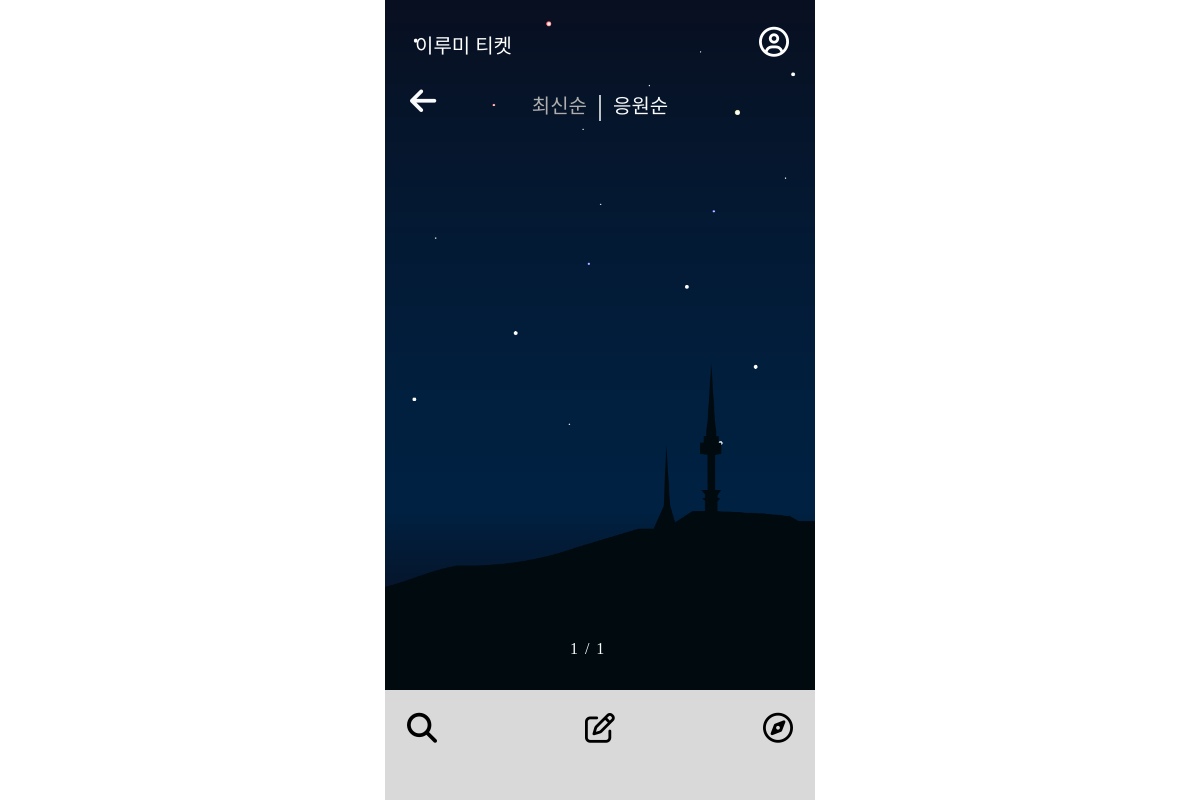
The page /ticketlistpop/ on the database as committed earlier.
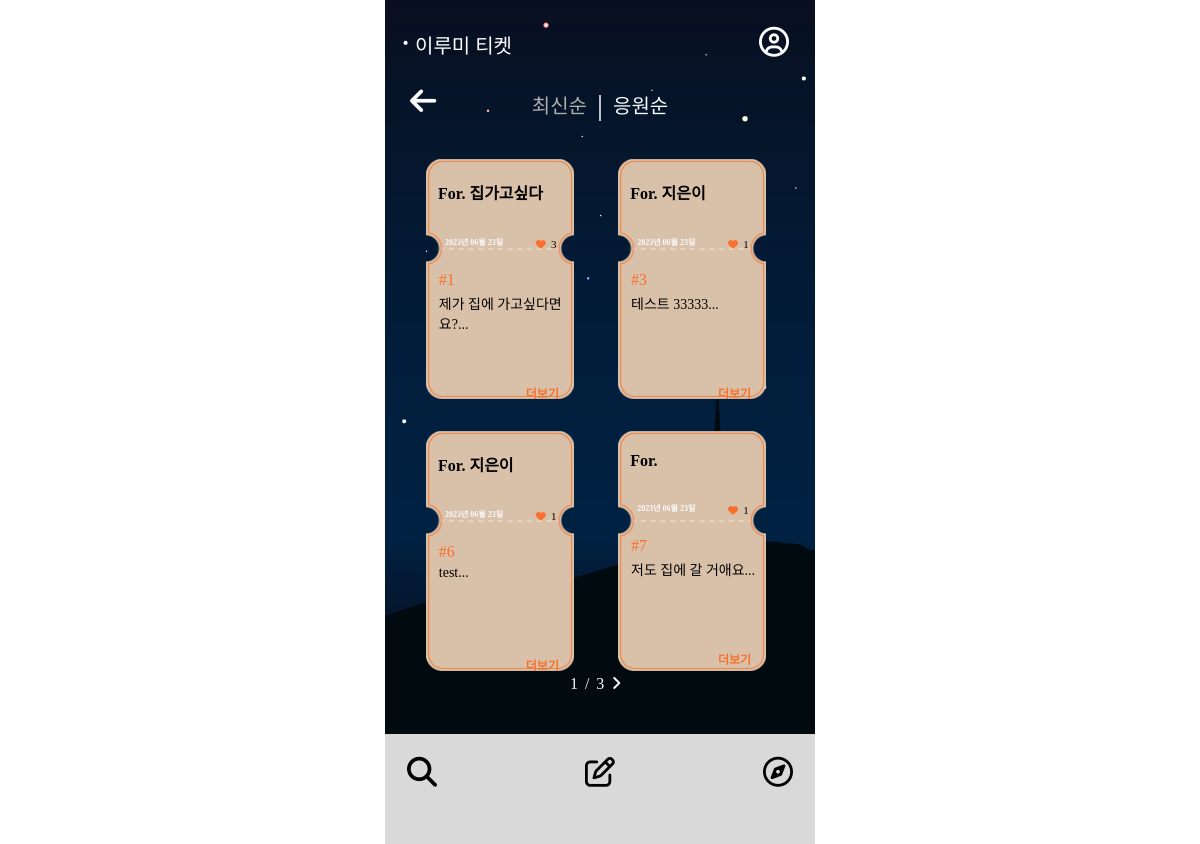
The same page on the database as committed later.
### mainpage/models.py (models this page shows, shortened)
class Ticket(models.Model):
    writer = models.ForeignKey(User, null=False, blank=False, on_delete=models.CASCADE)
    pub_date = models.DateTimeField()
    body = models.TextField()
    like = models.ManyToManyField(User, related_name='likes', blank=True)
    like_count = models.PositiveIntegerField(default=0)
    def summary(self):
        return self.body[:40]

### accounts/models.py (models this page shows)
class Profile(models.Model):
    user = models.OneToOneField(User, on_delete=models.CASCADE)
    nickname = models.TextField(max_length=10)

### mainpage/views.py (the view)
# urls.py: path('ticketlistpop/', ticketlistpop, name="ticketlistpop"),
def ticketlistpop(request):
    ticket_list = Ticket.objects.order_by('-like_count')
    paginator = Paginator(ticket_list, 4)
    page = request.GET.get('page')
    tickets = paginator.get_page(page)
    return render(request, 'mainpage/ticketlistpop.html', {'tickets':tickets})

### mainpage/templates/mainpage/ticketlistpop.html (shortened to what this page needs)
{% extends 'base.html' %}
{% block content %}
        <head>
            <link rel="stylesheet" href="/static/css/ticketlistnew.css">
        </head>
<body>
<div class="wallpaper">
    <section class="first">
        <div class="backk">
            <a class="back" href="{% url 'mainpage:mainpage' %}"><i class="fa-solid fa-arrow-left" style="color: #FAFBFD;"></i></a>
        </div>
        <div class="buttons">
        <a class="recently2" href="{% url 'mainpage:ticketlistnew' %}">최신순</a>
        <span class="stick">|</span>
        <a class="active2" href="{% url 'mainpage:ticketlistpop' %}">응원순</a>
        </div>
    </section>
    <div class="container">
        <div class="card_container">
        {% for ticket in tickets %}
            <div class="card">
                <div class="card-body">
                    <h4 class="card-subtitle mb-2 text-muted card-nickname">For. {{ticket.writer.profile.nickname}}</h4>
                    <h4 class="date">{{ ticket.pub_date|date:"Y년 m월 d일" }}</h4>
                    <h4 class="like"><i class="fa-solid fa-heart" style="color: #f8702c;"></i><a class="like_count">{{ticket.like_count}}</a></h4>
                    <h4 class="number"> #{{ticket.id}} </h4>
                    <h4 class="card-text">{{ticket.summary}}... </h4>
                    <a href="{%url 'mainpage:detail' ticket.id %}" class="more">더보기</a>
                </div>
            </div>
        {% endfor %}
        <div class="order">
            <span>{{tickets.number}}</span>
            <span class="stand">/</span>
            <span>{{tickets.paginator.num_pages}}</span>
            {%if tickets.has_next %}
            <a href="?page={{tickets.next_page_number}}"><i class="fa-solid fa-angle-right" style="color: #FAFBFD;"></i></a>
            {% endif %}
        </div>
        </div>
</div>
<div>
    <nav class="footer-container">
        <ul class="icons">
            <li><a href="{% url 'mainpage:ticketlistnew' %}"><i class="fa-solid fa-magnifying-glass" style="color: #000000;"></i></a></li>
            <li><a href="{% url 'mainpage:new' %}"><i class="fa-regular fa-pen-to-square" style="color: #000000;"></i></a></li>
            <li><a href="{% url 'qnapage:qnalistrecent' %}"><i class="fa-regular fa-compass" style="color: #000000;"></i></a></li>
        </ul>
    </nav>
</div>
</div>
</body>
{% endblock %}

Rows that differ between the two databases and show on the page:
added Ticket: writer.profile.nickname "집가고싶다", pub_date "2023년 06월 23일", like_count "3", id "1", summary "제가 집에 가고싶다면요?"
added Ticket: writer.profile.nickname "지은이", pub_date "2023년 06월 23일", like_count "1", id "3", summary "테스트 33333"
added Ticket: writer.profile.nickname "지은이", pub_date "2023년 06월 23일", like_count "1", id "6", summary "test"
added Ticket: pub_date "2023년 06월 23일", like_count "1", id "7", summary "저도 집에 갈 거애요"
Other text that changed with them:
{{ tickets.paginator.num_pages }}: "1" → "3"
